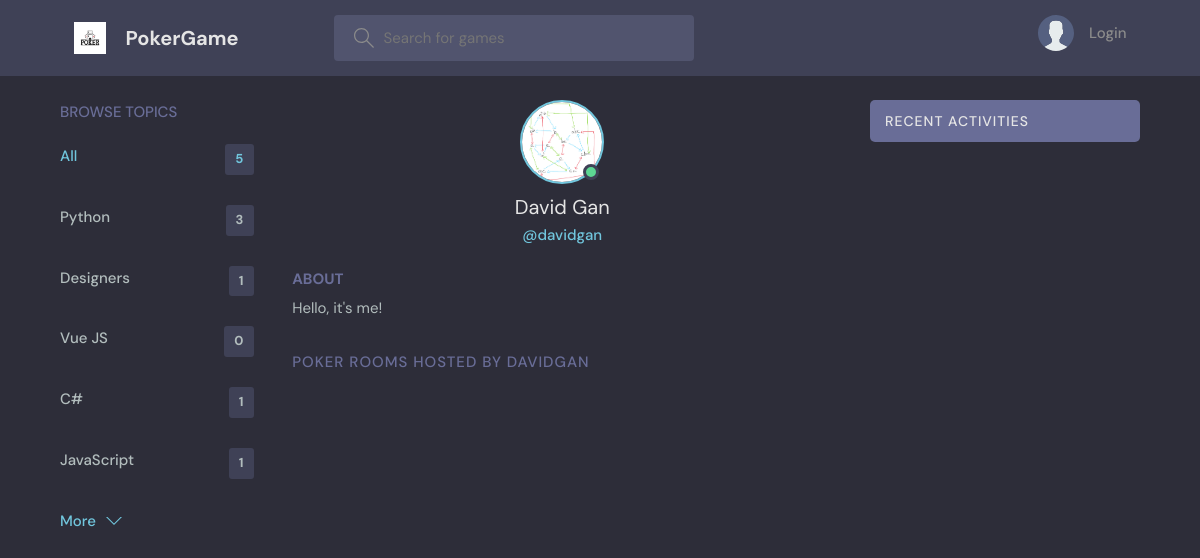
The page /profile/6/ on the database as committed earlier.
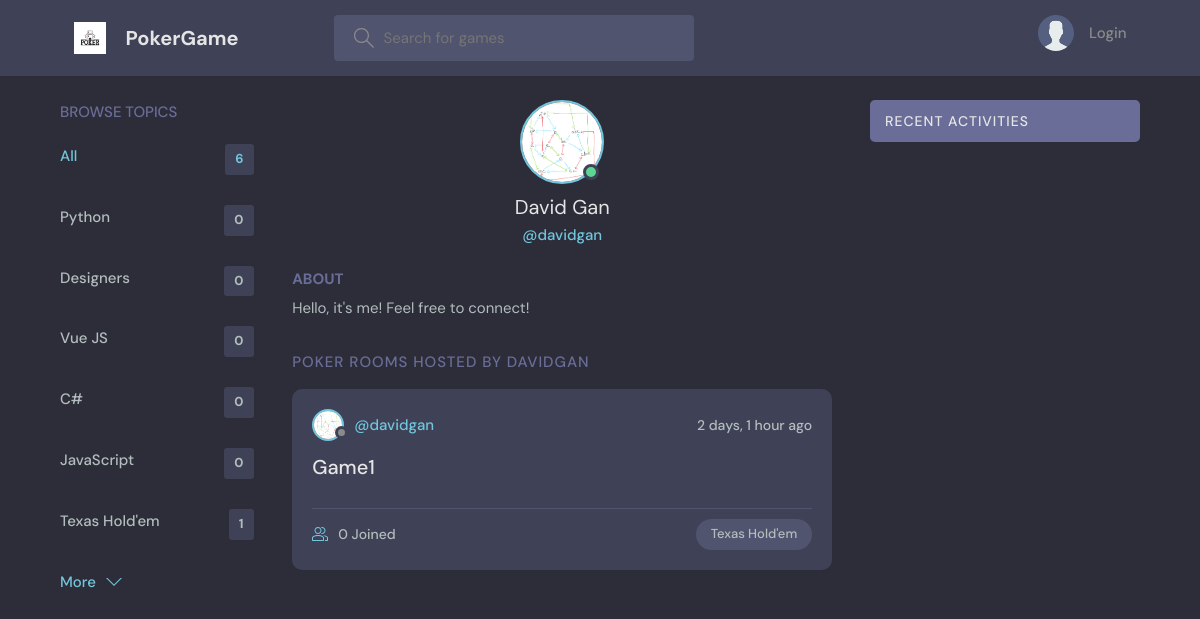
The same page on the database as committed later.
### base/models.py (models this page shows, shortened)
class Topic(models.Model):
    name = models.CharField(max_length=200)

class User(AbstractUser):
    name = models.CharField(max_length=200, null=True)
    email = models.EmailField(unique=True, null=True)
    bio = models.TextField(null=True)
    chip_count = models.IntegerField(default=5000)
    card1 = models.TextField(max_length=5, null=True)
    card2 = models.TextField(max_length=5, null=True)
    hand_strength = models.IntegerField(default=0) #
    avatar = models.ImageField(null=True, default="avatar.svg")
    USERNAME_FIELD = 'email'
    REQUIRED_FIELDS = ['username']

class Room(models.Model):
    host = models.ForeignKey(User, on_delete=models.SET_NULL, null=True)
    topic = models.ForeignKey(Topic, on_delete=models.SET_NULL, null=True)
    name = models.CharField(max_length=200)
    description = models.TextField(null=True, blank=True)
    participants = models.ManyToManyField(User, related_name='participants', blank=True)
    updated = models.DateTimeField(auto_now=True)
    created = models.DateTimeField(auto_now_add=True)
    pot_size = models.IntegerField(default=0)
    card1 = models.TextField(max_length=5, null=True)
    card2 = models.TextField(max_length=5, null=True)
    card3 = models.TextField(max_length=5, null=True)
    card4 = models.TextField(max_length=5, null=True)
    card5 = models.TextField(max_length=5, null=True)
    deck=models.CharField(max_length=512, null=True)
    class Meta:
        ordering = ['-updated', '-created']

### base/views.py (the view)
# urls.py: path('profile/<str:pk>/', views.userProfile, name="user-profile"),
def userProfile(request, pk):
    user = User.objects.get(id=pk)
    rooms = user.room_set.all()
    room_messages = user.message_set.all()
    topics = Topic.objects.all()
    context = {'user': user, 'rooms': rooms,
               'room_messages': room_messages, 'topics': topics}
    return render(request, 'base/profile.html', context)

### base/templates/base/profile.html (shortened to what this page needs)
{% extends 'main.html' %}
{% block content %}
<main class="profile-page layout layout--3">
  <div class="container">
    {% include 'base/topics_component.html' %}
    <div class="roomList">
      <div class="profile">
        <div class="profile__avatar">
          <div class="avatar avatar--large active">
            <img src="{{user.avatar.url}}" />
          </div>
        </div>
        <div class="profile__info">
          <h3>{{user.name}}</h3>
          <p>@{{user.username}}</p>
        </div>
        <div class="profile__about">
          <h3>About</h3>
          <p>
            {{user.bio}}
          </p>
        </div>
      </div>
      <div class="roomList__header">
        <div>
          <h2>Poker Rooms Hosted by davidgan</a>
          </h2>
        </div>
      </div>
      {% include 'base/feed_component.html' %}
    </div>
    {% include 'base/activity_component.html' %}
  </div>
</main>
{% endblock content %}

### templates/main.html (shortened to what this page needs)
<!DOCTYPE html>
{% load static %}
<html lang="en">
<head>
    <link rel="stylesheet" href="{% static 'styles/style.css' %}" />
</head>
<body>
    {% include 'navbar.html' %}
    {% block content %}
    {% endblock %}
</body>
</html>

### templates/navbar.html (shortened to what this page needs)
{% load static %}
<header class="header header--loggedIn">
    <div class="container">
        <a href="{% url 'home' %}" class="header__logo">
            <img src="{% static 'images/logo.jpg' %}" />
            <h1>PokerGame</h1>
        </a>
        <form class="header__search" method="GET" action="{% url 'home' %}">
            <label>
                <input name="q" placeholder="Search for games" />
            </label>
        </form>
        <nav class="header__menu">
            {% if request.user.is_authenticated %}
            <div class="header__user">
                <a href="{% url 'update-user' %}">
                    <div class="avatar avatar--medium active">
                        <img src="{{request.user.avatar.url}}" />
                    </div>
                    <p>{{request.user.username}} <span>@{{request.user.username}}</span></p>
                </a>
                <button class="dropdown-button">
                    <svg version="1.1" xmlns="http://www.w3.org/2000/svg" width="32" height="32" viewBox="0 0 32 32">
                        <title>chevron-down</title>
                        <path d="M16 21l-13-13h-3l16 16 16-16h-3l-13 13z"></path>
                    </svg>
                </button>
            </div>
            {% else %}
            <a href="{% url 'login' %}">
                <img src="{% static 'images/avatar.svg' %}" />
                <p>Login</p>
            </a>
            {% endif %}
        </nav>
    </div>
</header>

### base/templates/base/topics_component.html
<div class="topics">
    <div class="topics__header">
        <h2>Browse Topics</h2>
    </div>
    <ul class="topics__list">
        <li>
            <a href="{% url 'home' %}" class="active">All <span>{{topics.count}}</span></a>
        </li>
        {% for topic in topics %}
        <li>
            <a href="{% url 'home' %}?q={{topic.name}}">{{topic.name}}<span>{{topic.room_set.all.count}}</span></a>
        </li>
        {% endfor %}
    </ul>
    <a class="btn btn--link" href="{% url 'topics' %}">
        More
        <svg version="1.1" xmlns="http://www.w3.org/2000/svg" width="32" height="32" viewBox="0 0 32 32">
            <title>chevron-down</title>
            <path d="M16 21l-13-13h-3l16 16 16-16h-3l-13 13z"></path>
        </svg>
    </a>
</div>

### base/templates/base/feed_component.html (shortened to what this page needs)
{% for room in rooms %}
<div class="roomListRoom">
    <div class="roomListRoom__header">
        <a href="{% url 'user-profile' room.host.id %}" class="roomListRoom__author">
            <div class="avatar avatar--small">
                <img src="{{room.host.avatar.url}}" />
            </div>
            <span>@{{room.host.username}}</span>
        </a>
        <div class="roomListRoom__actions">
            <span>{{room.created|timesince}} ago</span>
        </div>
    </div>
    <div class="roomListRoom__content">
        <a href="{% url 'room' room.id %}">{{room.name}}</a>
    </div>
    <div class="roomListRoom__meta">
        <a href="{% url 'room' room.id %}" class="roomListRoom__joined">
            {{room.participants.all.count}} Joined
        </a>
        <p class="roomListRoom__topic">{{room.topic.name}}</p>
    </div>
</div>
{% endfor %}

### base/templates/base/activity_component.html (shortened to what this page needs)
<div class="activities">
    <div class="activities__header">
        <h2>Recent Activities</h2>
    </div>
</div>

Rows that differ between the two databases and show on the page:
computed for Topic "Python": room_set.all.count "3" → "0"
computed for Topic "Designers": room_set.all.count "1" → "0"
computed for Topic (number 4 of 6 on the later page): room_set.all.count "1" → "0"
computed for Topic "JavaScript": room_set.all.count "1" → "0"
added Topic: name "Texas Hold'em", room_set.all.count "1"
changed User "David Gan": bio "Hello, it's me!" → "Hello, it's me! Feel free to connect!"
added Room: host.avatar (picture), host.username "davidgan", created "2 days, 1 hour", name "Game1", participants.all.count "0", topic.name "Texas Hold'em"
Other text that changed with them:
{{ topics.count }}: "5" → "6"
